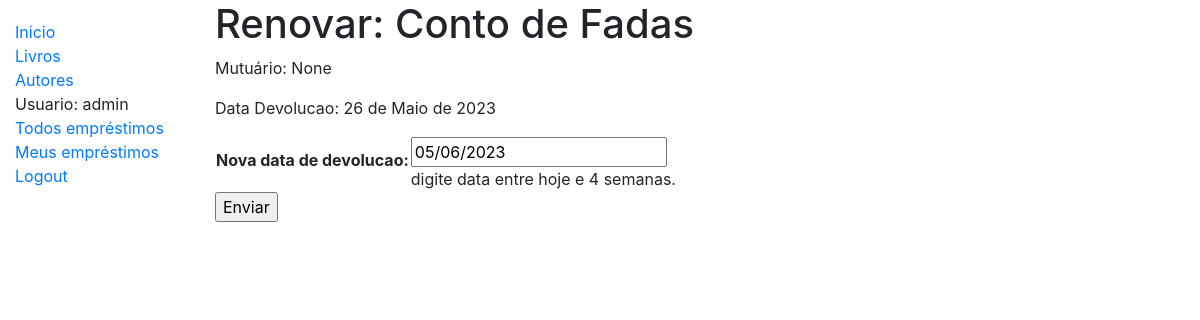
/catalogos/livro/2df6a76b-7945-4db2-81f3-bc8638ef29c4/renovar/ (signed in), run on an earlier commit of the app's database.
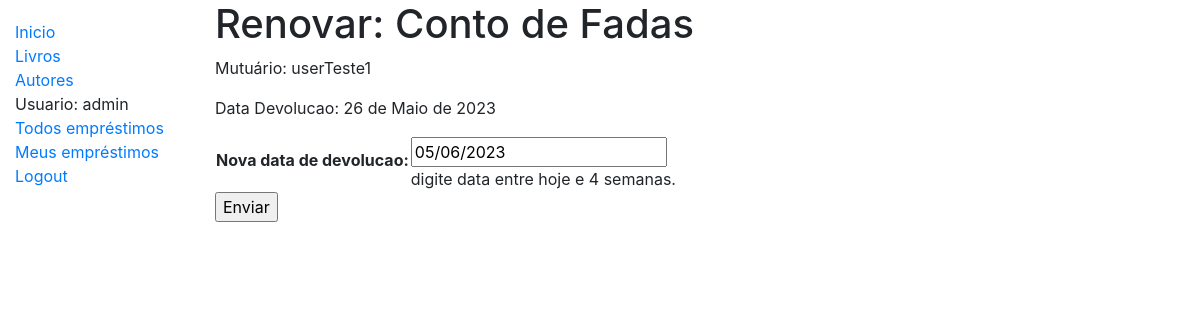
And on a later commit of the database.
### catalogos/models.py (models this page shows, shortened)
class LivroFisico(models.Model):
    id = models.UUIDField(primary_key=True, default=uuid.uuid4, help_text='ID exclusivo para este livro específico.')
    livro = models.ForeignKey('Livro', on_delete=models.SET_NULL, null=True)
    publicacao = models.CharField(max_length=200)
    dataDevolucao= models.DateField(null=True, blank=True)
    mutuario = models.ForeignKey(User, on_delete=models.SET_NULL, null=True, blank=True)
    SituacaoEmprestimo = (
        ('m', 'Manutenção'),
        ('e', 'Emprestado'),
        ('d', 'Disponivel'),
        ('r', 'Reservado'),
    )
    status = models.CharField(
        max_length=1,
        choices=SituacaoEmprestimo,
        blank=True,
        default='m',
        help_text='Disponibilidade do livro:',
    )
    class Meta:
        ordering = ['dataDevolucao']
        permissions = (("fazerDevolucao", "definir livro como devolvido"),("verEmprestimos"," ver todos os emprestimos"),("acessoBibliotecario","acesso bibliotecario"))
    @property
    def estaAtrasado(self):
        if self.dataDevolucao and date.today() > self.dataDevolucao:
            return True
        return False

class Livro(models.Model):
    titulo = models.CharField(max_length=200, verbose_name="Titulo do livro"    )
    autor = models.ForeignKey('Autor', on_delete=models.SET_NULL, null=True)
    sumario = models.TextField(max_length=1000, help_text='digite uma breve descrição do livro')
    isbn = models.CharField('ISBN', max_length=13, help_text='13 caracteres <a href="https://www.isbn-international.org/content/what-isbn">ISBN number</a>')
    genero = models.ManyToManyField(Genero, help_text='selecione o(s) genero(s) do livro')
    idioma = models.ForeignKey('Idioma', on_delete=models.SET_NULL, null=True)
    def display_genero(self):
        return ', '.join(genero.nome for genero in self.genero.all()[:3])
    display_genero.short_description = 'Genero'

### catalogos/views.py (the view)
# urls.py: path('livro/<uuid:pk>/renovar/', views.bibliotecarioRenovarLivro, name='bibliotecarioRenovarLivro'),
@permission_required("catalogos.acessoBibliotecario")
def bibliotecarioRenovarLivro(request, pk):
    livroFisico = get_object_or_404(LivroFisico, pk=pk)
    if request.method == "POST":
        form = LivroRenovacaoModelForm(request.POST)
        if form.is_valid():
            livroFisico.dataDevolucao = form.cleaned_data['dataDevolucao']
            livroFisico.save()
            return HttpResponseRedirect(reverse('emprestimos'))
    else:
        dataRenovacaoSugerida = datetime.date.today() + datetime.timedelta(weeks=3)
        form = LivroRenovacaoModelForm(initial={'dataDevolucao':dataRenovacaoSugerida})
    context = {
        'form':form,
        'livrofisico':livroFisico,
    }
    return render(request, 'catalogos/bibliotecarioRenovarLivro.html', context)

### catalogos/forms.py (shortened to what this page needs)
class LivroRenovacaoModelForm(ModelForm):
    class Meta:
        model = LivroFisico
        fields = ['dataDevolucao']
        labels = {'dataDevolucao': _('Nova data de devolucao')}
        help_texts = {'dataDevolucao': _('digite data entre hoje e 4 semanas.')}

### catalogos/templates/catalogos/bibliotecarioRenovarLivro.html (shortened to what this page needs)
{% extends "base.html" %}
{% block content %}
  <h1>Renovar: {{ livrofisico.livro.titulo }}</h1>
  <p>Mutuário: {{ livrofisico.mutuario }}</p>
  <p{% if livrofisico.estaAtrasado %} class="text-danger"{% endif %}>Data Devolucao: {{ livrofisico.dataDevolucao }}</p>
  <form action="" method="POST">
    <table>
    {{ form.as_table }}
    </table>
    <input type="submit" value="Enviar">
  </form>
{% endblock %}

What changed in the data, as far as the page shows it:
changed LivroFisico "Conto de Fadas": mutuario "None" → "userTeste1"
